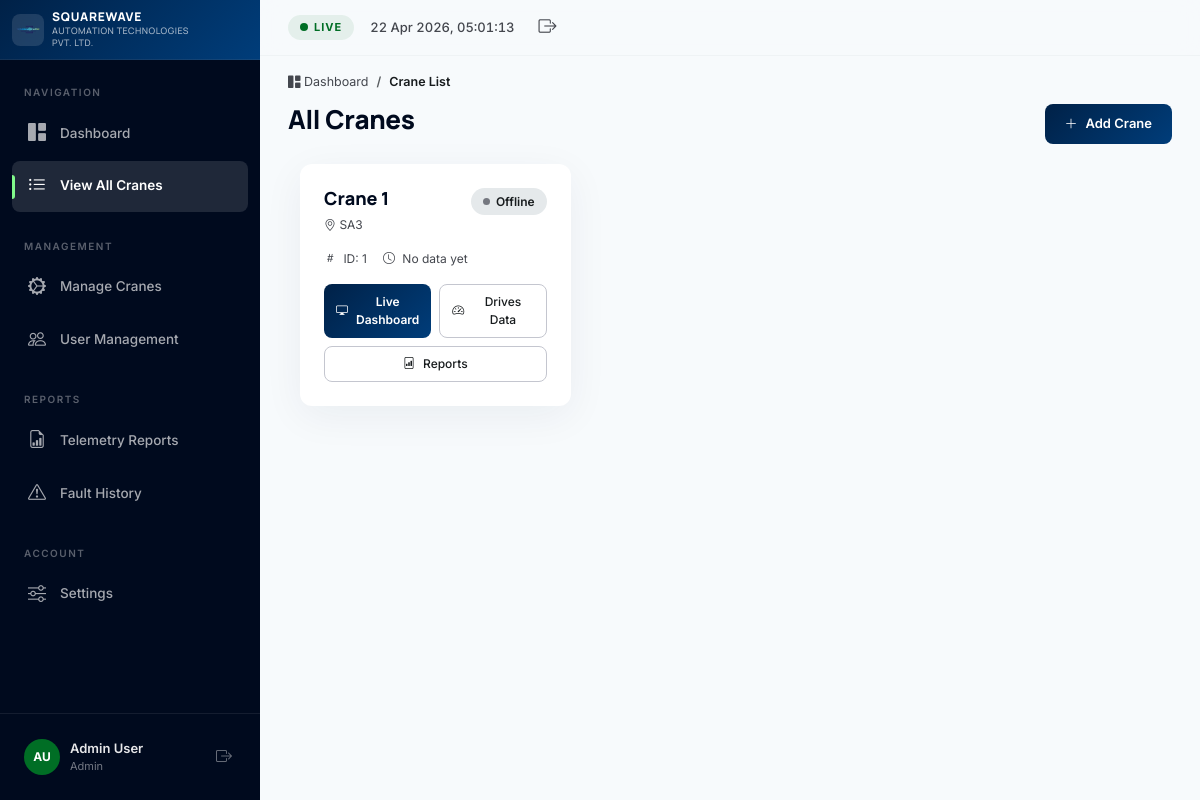
/cranes.php (signed in), run on the app's committed database.
### tables this page shows
CREATE TABLE IF NOT EXISTS users (
    id INT AUTO_INCREMENT PRIMARY KEY,
    username VARCHAR(50) NOT NULL UNIQUE,
    email VARCHAR(100) DEFAULT NULL UNIQUE,
    password_hash VARCHAR(255) NOT NULL,
    display_name VARCHAR(100) DEFAULT 'New User',
    role ENUM('developer','admin','user') DEFAULT 'user',
    created_at DATETIME DEFAULT CURRENT_TIMESTAMP,
    updated_at DATETIME DEFAULT CURRENT_TIMESTAMP ON UPDATE CURRENT_TIMESTAMP
);

CREATE TABLE IF NOT EXISTS cranes (
    id INT AUTO_INCREMENT PRIMARY KEY,
    crane_id VARCHAR(50) NOT NULL UNIQUE,
    name VARCHAR(100) NOT NULL,
    location VARCHAR(200) DEFAULT '',
    description TEXT DEFAULT NULL,
    status ENUM('online','offline','maintenance') DEFAULT 'offline',
    last_data_at DATETIME DEFAULT NULL,
    created_at DATETIME DEFAULT CURRENT_TIMESTAMP,
    updated_at DATETIME DEFAULT CURRENT_TIMESTAMP ON UPDATE CURRENT_TIMESTAMP
);

### includes/auth.php (called while the page is built, shortened)
<?php
function isLoggedIn() {
    return isset($_SESSION['user_id']) && !empty($_SESSION['user_id']);
}
function getCurrentUser() {
    static $user = null;
    if ($user !== null) return $user;
    try {
        $pdo = getDbConnection();
        $stmt = $pdo->prepare("SELECT id, username, email, display_name, role FROM users WHERE id = :id");
        $stmt->execute([':id' => $_SESSION['user_id']]);
        $user = $stmt->fetch();
        return $user;
    } catch (PDOException $e) {
        return null;
    }
}
?>

### cranes.php (the view, shortened to what this page needs)
<?php
require_once 'includes/auth.php';
$pdo = getDbConnection();
$currentUserData = getCurrentUser();
if ($currentUserData && $currentUserData['role'] === 'user') {
    $assignedCranes = getUserAssignedCranes($currentUserData['id']);
    if (!empty($assignedCranes)) {
        $placeholders = implode(',', array_fill(0, count($assignedCranes), '?'));
        $stmt = $pdo->prepare("
            SELECT c.*,
                   (SELECT MAX(cd.Timestamp) FROM crane_data cd WHERE cd.crane_id = c.crane_id) as last_data_at
            FROM cranes c WHERE c.crane_id IN ($placeholders) ORDER BY c.crane_id ASC
        ");
        $stmt->execute($assignedCranes);
        $cranes = $stmt->fetchAll();
    } else {
        $cranes = [];
    }
} else {
    $stmt = $pdo->query("
        SELECT c.*,
               (SELECT MAX(cd.Timestamp) FROM crane_data cd WHERE cd.crane_id = c.crane_id) as last_data_at
        FROM cranes c ORDER BY c.crane_id ASC
    ");
    $cranes = $stmt->fetchAll();
}
require_once 'includes/header.php';
require_once 'includes/sidebar.php';
?>
<nav aria-label="breadcrumb" class="page-breadcrumb">
    <ol class="breadcrumb">
        <li class="breadcrumb-item"><a href="dashboard.php"><i class="bi bi-grid-1x2-fill"></i> Dashboard</a></li>
        <li class="breadcrumb-item active">Crane List</li>
    </ol>
</nav>
<div class="page-header">
    <h1 class="page-title">All Cranes</h1>
    <a href="manage_cranes.php" class="btn btn-primary-gradient" id="btn-add-crane-top">
        <i class="bi bi-plus-lg"></i> Add Crane
    </a>
</div>
<div class="row g-4 mb-4">
    <?php if (empty($cranes)): ?>
    <div class="col-12">
        <div class="data-card text-center" style="padding:60px;">
            <i class="bi bi-inbox" style="font-size:48px;color:#c4c6cf;"></i>
            <p style="color:#74777f;margin-top:16px;">No cranes configured yet. <a href="manage_cranes.php">Add your first crane</a>.</p>
        </div>
    </div>
    <?php else: ?>
    <?php foreach ($cranes as $crane):
        $lastData = $crane['last_data_at'] ? strtotime($crane['last_data_at']) : 0;
        $isOnline = (time() - $lastData) < 50;
        $statusClass = $isOnline ? 'status-online' : 'status-idle-chip';
        $statusText = $isOnline ? 'Online' : 'Offline';
    ?>
    <div class="col-lg-4 col-md-6">
        <div class="data-card crane-list-card">
            <div class="crane-list-header">
                <div>
                    <h3 class="crane-list-name"><?php echo htmlspecialchars($crane['name']); ?></h3>
                    <span class="crane-list-location"><i class="bi bi-geo-alt"></i> <?php echo htmlspecialchars($crane['location'] ?: 'No location'); ?></span>
                </div>
                <span class="status-chip <?php echo $statusClass; ?>">
                    <span class="status-dot"></span> <?php echo $statusText; ?>
                </span>
            </div>
            <div class="crane-list-meta">
                <span><i class="bi bi-hash"></i> ID: <?php echo htmlspecialchars($crane['crane_id']); ?></span>
                <span><i class="bi bi-clock"></i> <?php echo $crane['last_data_at'] ? date('M d, H:i', $lastData) : 'No data yet'; ?></span>
            </div>
            <div class="crane-list-actions">
                <a href="crane_live.php?crane_id=<?php echo urlencode($crane['crane_id']); ?>" class="btn btn-primary-gradient btn-sm">
                    <i class="bi bi-display"></i> Live Dashboard
                </a>
                <a href="drives_live.php?crane_id=<?php echo urlencode($crane['crane_id']); ?>" class="btn btn-outline-action btn-sm">
                    <i class="bi bi-speedometer2"></i> Drives Data
                </a>
                <a href="reports.php?crane_id=<?php echo urlencode($crane['crane_id']); ?>" class="btn btn-outline-action btn-sm">
                    <i class="bi bi-file-bar-graph"></i> Reports
                </a>
            </div>
        </div>
    </div>
    <?php endforeach; ?>
    <?php endif; ?>
</div>
<?php require_once 'includes/footer.php'; ?>

### includes/sidebar.php (shortened to what this page needs)
<aside class="sidebar" id="sidebar">
    <div class="sidebar-logo">
        <div class="logo-img-wrap">
            <img src="assets/logo.png" alt="SquareWave Logo" class="sidebar-logo-img">
        </div>
        <div class="logo-text">
            <span class="logo-brand">SQUAREWAVE</span>
            <span class="logo-sub">AUTOMATION TECHNOLOGIES PVT. LTD.</span>
        </div>
    </div>
    <nav class="sidebar-nav">
        <div class="nav-section-label">Navigation</div>
        <ul class="nav flex-column">
            <li class="nav-item">
                <a class="nav-link <?php echo basename($_SERVER['PHP_SELF']) === 'dashboard.php' ? 'active' : ''; ?>" href="dashboard.php" id="nav-dashboard">
                    <i class="bi bi-grid-1x2-fill"></i>
                    <span>Dashboard</span>
                </a>
            </li>
            <li class="nav-item">
                <a class="nav-link <?php echo basename($_SERVER['PHP_SELF']) === 'cranes.php' ? 'active' : ''; ?>" href="cranes.php" id="nav-cranes">
                    <i class="bi bi-list-ul"></i>
                    <span>View All Cranes</span>
                </a>
            </li>
        </ul>
        <?php $__sidebarUser = getCurrentUser(); ?>
        <?php if ($__sidebarUser && in_array($__sidebarUser['role'], ['developer', 'admin'])): ?>
        <div class="nav-section-label" style="margin-top:16px;">Management</div>
        <ul class="nav flex-column">
            <li class="nav-item">
                <a class="nav-link <?php echo basename($_SERVER['PHP_SELF']) === 'manage_cranes.php' ? 'active' : ''; ?>" href="manage_cranes.php" id="nav-manage">
                    <i class="bi bi-gear-wide-connected"></i>
                    <span>Manage Cranes</span>
                </a>
            </li>
            <li class="nav-item">
                <a class="nav-link <?php echo basename($_SERVER['PHP_SELF']) === 'admin_users.php' ? 'active' : ''; ?>" href="admin_users.php" id="nav-admin-users">
                    <i class="bi bi-people"></i>
                    <span>User Management</span>
                </a>
            </li>
        </ul>
        <?php endif; ?>
        <div class="nav-section-label" style="margin-top:16px;">Reports</div>
        <ul class="nav flex-column">
            <li class="nav-item">
                <a class="nav-link <?php echo basename($_SERVER['PHP_SELF']) === 'reports.php' ? 'active' : ''; ?>" href="reports.php" id="nav-reports">
                    <i class="bi bi-file-earmark-bar-graph"></i>
                    <span>Telemetry Reports</span>
                </a>
            </li>
            <li class="nav-item">
                <a class="nav-link <?php echo basename($_SERVER['PHP_SELF']) === 'fault_reports.php' ? 'active' : ''; ?>" href="fault_reports.php" id="nav-fault-reports">
                    <i class="bi bi-exclamation-triangle"></i>
                    <span>Fault History</span>
                </a>
            </li>
        </ul>
        <div class="nav-section-label" style="margin-top:16px;">Account</div>
        <ul class="nav flex-column">
            <li class="nav-item">
                <a class="nav-link <?php echo basename($_SERVER['PHP_SELF']) === 'settings.php' ? 'active' : ''; ?>" href="settings.php" id="nav-settings">
                    <i class="bi bi-sliders"></i>
                    <span>Settings</span>
                </a>
            </li>
        </ul>
    </nav>
    <div class="sidebar-footer">
        <?php $currentUser = getCurrentUser(); ?>
        <div class="sidebar-user">
            <div class="user-avatar">
                <span><?php echo $currentUser ? strtoupper(substr($currentUser['display_name'],0,1) . substr($currentUser['display_name'], strpos($currentUser['display_name'],' ')+1, 1)) : 'AU'; ?></span>
            </div>
            <div class="user-info">
                <span class="user-name"><?php echo htmlspecialchars($currentUser['display_name'] ?? 'Admin User'); ?></span>
                <span class="user-role"><?php echo ucfirst($currentUser['role'] ?? 'user'); ?></span>
            </div>
            <a href="logout.php" class="sidebar-logout-btn" title="Logout" id="btn-logout">
                <i class="bi bi-box-arrow-right"></i>
            </a>
        </div>
    </div>
</aside>
<main class="main-content" id="main-content">
    <div class="topbar">
        <div class="topbar-right">
            <div class="live-indicator" id="live-indicator">
                <span class="live-dot"></span>
                <span class="live-text">LIVE</span>
            </div>
            <span class="topbar-time" id="topbar-time"></span>
            <a href="logout.php" class="topbar-logout" title="Logout">
                <i class="bi bi-box-arrow-right"></i>
            </a>
        </div>
    </div>

### data on the page
users: display_name "AU", display_name "Admin User", role "Admin"
cranes: name "Crane 1", location "SA3", crane "1"
